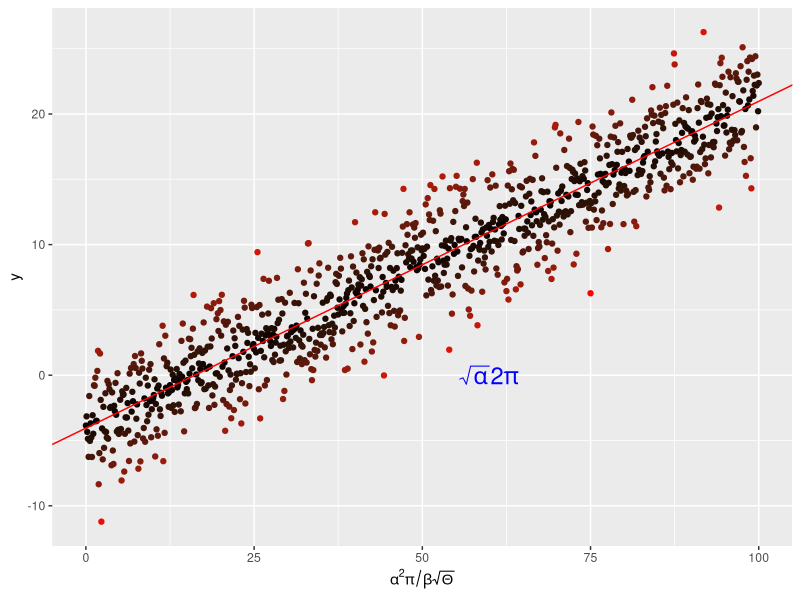

This chart was generated by the following R code:
#!/usr/bin/env Rscript

# Script: plotLin.R
# Purpose: Plot linear regression with mathematical annotations
# Output: results/MyLinReg.pdf

# Load ggplot2
library(ggplot2)

# 1. Generate linear regression data
x <- seq(0, 100, by = 0.1)
y <- -4 + 0.25 * x + rnorm(length(x), mean = 0, sd = 2.5)
my_data <- data.frame(x = x, y = y)

# 2. Fit linear model
my_lm <- summary(lm(y ~ x, data = my_data))

# 3. Build scatter plot coloured by residual magnitude
p <- ggplot(my_data, aes(x = x, y = y, colour = abs(my_lm$residual))) +
  geom_point() +
  scale_colour_gradient(low = "black", high = "red") +
  theme(legend.position = "none") +
  scale_x_continuous(
    expression(alpha^2 * pi / beta * sqrt(Theta))
  )

# 4. Add regression line
p <- p + geom_abline(
  intercept = my_lm$coefficients[1, 1],
  slope = my_lm$coefficients[2, 1],
  colour = "red"
)

# 5. Add mathematical annotation on the plot (using annotate to avoid warning)
p <- p + annotate(
  "text",
  x = 60, y = 0,
  label = "sqrt(alpha) * 2 * pi",
  parse = TRUE,
  size = 6,
  colour = "blue"
)

# 6. Make results directory if missing
if (!dir.exists("results")) dir.create("results")

# 7. Save to PDF
pdf("../results/MyLinReg.pdf")
print(p)
dev.off()
